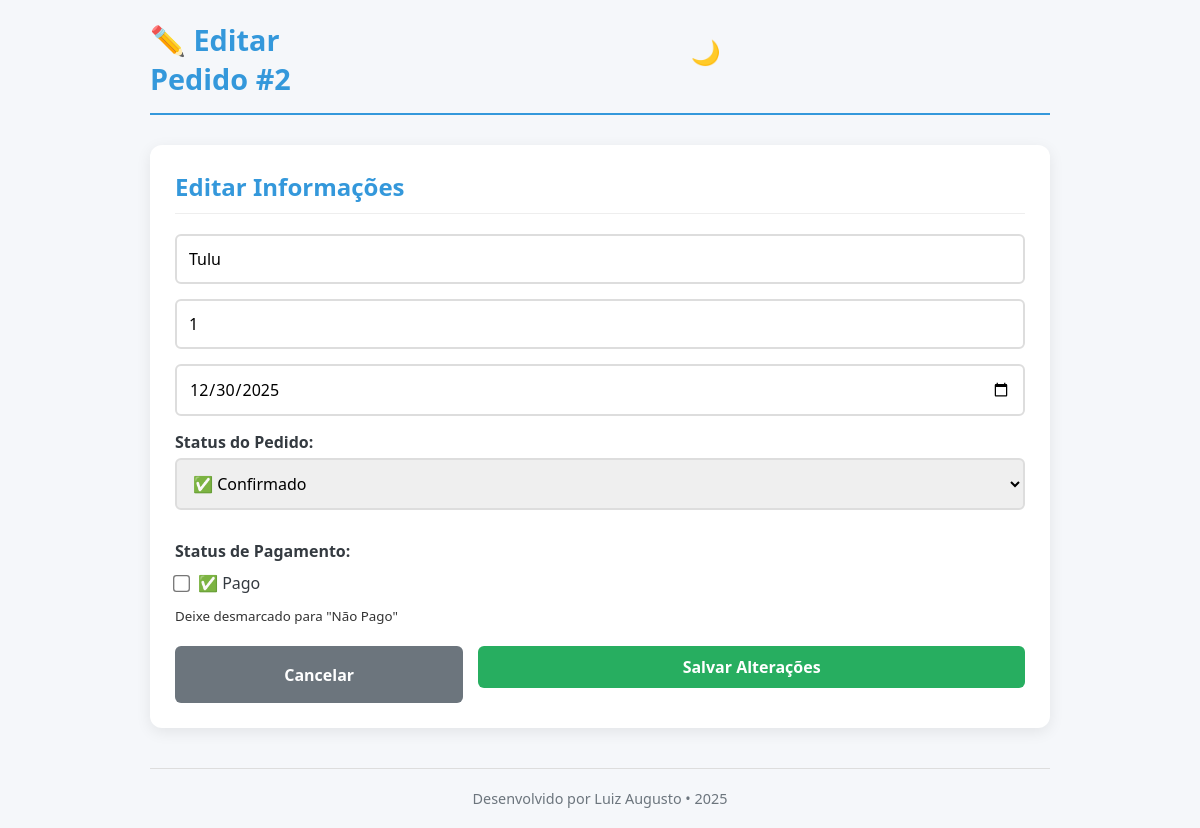
Page /edit/2 on the committed database.
### tables this page shows
CREATE TABLE pedidos (
                id INTEGER PRIMARY KEY AUTOINCREMENT,
                cliente TEXT NOT NULL,
                quantidade INTEGER NOT NULL,
                data TEXT NOT NULL,
                status TEXT DEFAULT 'pendente',
                pago INTEGER DEFAULT 0,  -- 0 = não pago, 1 = pago
                criado_em TIMESTAMP DEFAULT CURRENT_TIMESTAMP
            );

### app.py (the view, shortened to what this page needs)
@app.route('/edit/<int:id>', methods=['GET', 'POST'])
def edit(id):
    with get_db() as conn:
        pedido = conn.execute(
            "SELECT * FROM pedidos WHERE id=?", (id,)).fetchone()
    return render_template('edit.html', pedido=pedido)

### app.py (called while the page is built)
def get_db():
    conn = sqlite3.connect('pedidos.db')
    conn.row_factory = sqlite3.Row
    return conn

### templates/edit.html (shortened to what this page needs)
<!DOCTYPE html>
<html lang="pt-br">
<head>
    <link rel="stylesheet" href="{{ url_for('static', filename='style.css') }}">
</head>
<body>
    <div class="container">
        <header>
            <h1>✏️ Editar Pedido #{{ pedido.id }}</h1>
            <button class="theme-btn" id="themeToggle">🌙</button>
        </header>
        <form class="card" method="POST">
            <h2>Editar Informações</h2>
            <input type="text" name="cliente" value="{{ pedido.cliente }}" required>
            <input type="number" name="quantidade" value="{{ pedido.quantidade }}" min="1" required>
            <input type="date" name="data" value="{{ pedido.data }}" required>
            <div class="form-group">
                <label>Status do Pedido:</label>
                <select name="status" class="status-select">
                    <option value="confirmado" {% if pedido.status=='confirmado' %}selected{% endif %}>
                        ✅ Confirmado
                    </option>
                </select>
            </div>
            <div class="form-group">
                <label>Status de Pagamento:</label>
                <div class="checkbox-group">
                    <input type="checkbox" id="pago" name="pago" {% if pedido.pago==1 %}checked{% endif %}>
                    <label for="pago">✅ Pago</label>
                </div>
                <small>Deixe desmarcado para "Não Pago"</small>
            </div>
            <div class="form-actions">
                <a href="/" class="btn-cancel">Cancelar</a>
                <button type="submit" class="btn-save">Salvar Alterações</button>
            </div>
        </form>
        <footer>
            <p>Desenvolvido por Luiz Augusto • 2025</p>
        </footer>
    </div>
</body>
</html>

### static/style.css (style rules this page uses)
* { margin: 0; padding: 0; box-sizing: border-box; font-family: 'Segoe UI', Tahoma, Geneva, Verdana, sans-serif; }
:root { --primary: #3498db; --success: #27ae60; --warning: #f39c12; --danger: #e74c3c; --info: #17a2b8; --light: #f8f9fa; --dark: #343a40; --gray: #6c757d; }
body { background: #f5f7fa; color: #333; padding: 20px; min-height: 100vh; transition: background 0.3s, color 0.3s; }
.container { max-width: 900px; margin: 0 auto; }
header { display: flex; justify-content: space-between; align-items: center; margin-bottom: 30px; padding-bottom: 15px; border-bottom: 2px solid var(--primary); }
header h1 { color: var(--primary); font-size: 1.8rem; }
.theme-btn { background: none; border: none; font-size: 1.5rem; cursor: pointer; padding: 8px; border-radius: 50%; transition: background 0.3s; }
.card { background: white; padding: 25px; border-radius: 12px; margin-bottom: 25px; box-shadow: 0 4px 15px rgba(0, 0, 0, 0.08); }
.card h2 { color: var(--primary); margin-bottom: 20px; padding-bottom: 10px; border-bottom: 1px solid #eee; }
input, select, button { width: 100%; padding: 12px; margin-bottom: 15px; border: 2px solid #ddd; border-radius: 6px; font-size: 1rem; transition: border 0.3s; }
button { background: var(--primary); color: white; border: none; font-weight: bold; cursor: pointer; transition: background 0.3s, transform 0.2s; }
.form-group { margin-bottom: 15px; }
.form-group label { display: block; margin-bottom: 5px; font-weight: 600; color: var(--dark); }
.checkbox-group { display: flex; align-items: center; gap: 10px; margin: 10px 0; }
.checkbox-group input[type="checkbox"] { width: auto; margin: 0; transform: scale(1.3); }
.checkbox-group label { margin: 0; font-weight: normal; cursor: pointer; }
.btn-pagar, .btn-edit, .btn-delete, .btn-cancel, .btn-save { padding: 10px 15px; border-radius: 6px; text-decoration: none; font-weight: bold; transition: all 0.3s; display: inline-flex; align-items: center; justify-content: center; min-width: 45px; }
.btn-cancel { background: var(--gray); color: white; flex: 1; }
.btn-save { background: var(--success); color: white; flex: 2; }
.form-actions { display: flex; gap: 15px; margin-top: 20px; }
footer { text-align: center; margin-top: 40px; padding-top: 20px; border-top: 1px solid #ddd; color: var(--gray); font-size: 0.9rem; }

### rows in the picture
pedidos: id "2", cliente "Tulu", quantidade "1", data "12/30/2025", status "✅ Confirmado"
